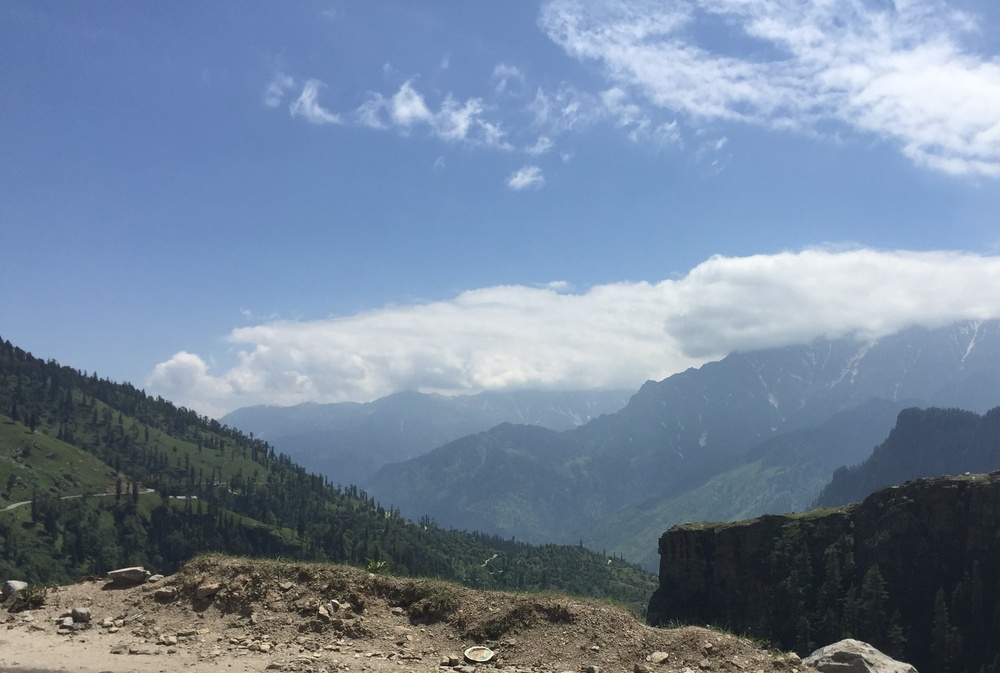
#> input picture sky.jpg, 1000 x 673 px, shrunk from 2700 x 1818 before the run
$ python histograms.py
#> lines starting #> are read from the running program, lines starting #| are printed output that depends on the picture
import cv2
import matplotlib.pyplot as plt
image = cv2.imread('sky.jpg')
#> image is the input picture: shape (673, 1000, 3); mean B, G, R 156.4, 134.2, 116.8
for i, col in enumerate(['b', 'g', 'r']):
    hist = cv2.calcHist([image], [i], None, [256], [0, 256])
    plt.plot(hist, color = col)
    plt.xlim([0, 256])

plt.show()
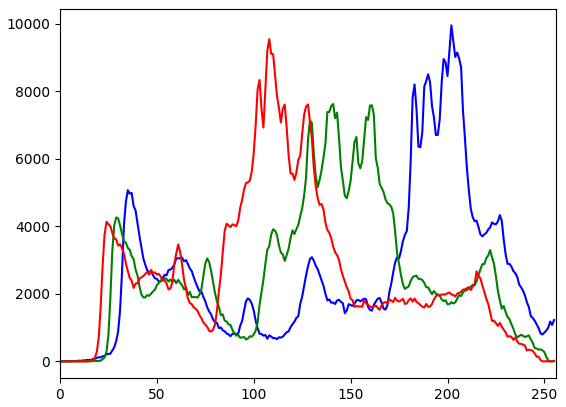
#> figure drawn by matplotlib, 1 panel; curve peaks at x = 202, y = 9958; curve peaks at x = 141, y = 7629; curve peaks at x = 108, y = 9549

$ run again, with Orange.jpg copied over sky.jpg
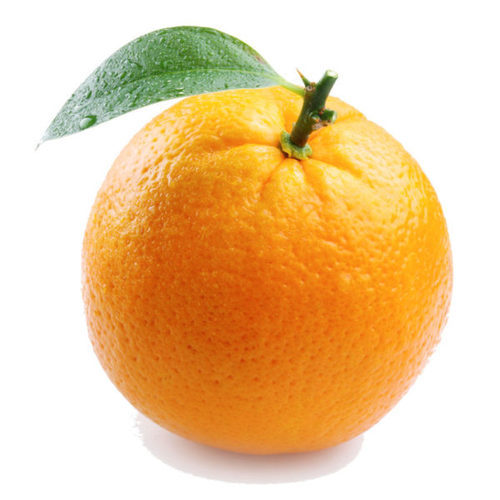
#> input picture Orange.jpg, 500 x 500 px
#> image is the input picture: shape (500, 500, 3); mean B, G, R 156.6, 202.5, 237.2
#> `plt.show()`:
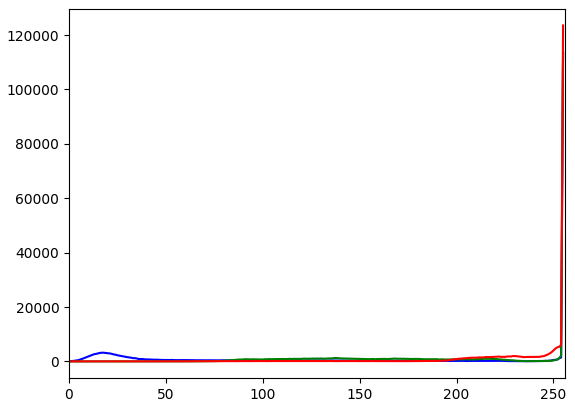
#> figure drawn by matplotlib, 1 panel; curve peaks at x = 255, y = 113396; curve peaks at x = 255, y = 113852; curve peaks at x = 255, y = 123531

$ run again, with picture_of_the_sandy_beach_coconut_trees_165913.jpg copied over sky.jpg
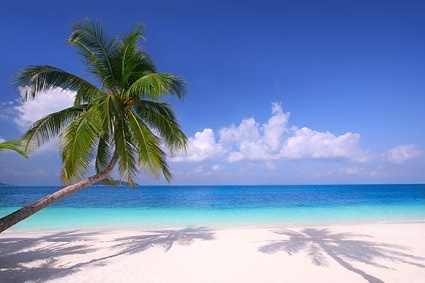
#> input picture picture_of_the_sandy_beach_coconut_trees_165913.jpg, 425 x 283 px
#> image is the input picture: shape (283, 425, 3); mean B, G, R 182.3, 139.8, 117.2
#> `plt.show()`:
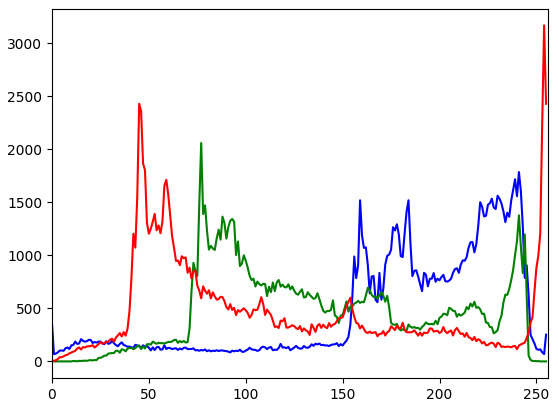
#> figure drawn by matplotlib, 1 panel; curve peaks at x = 241, y = 1785; curve peaks at x = 77, y = 2059; curve peaks at x = 254, y = 3168
